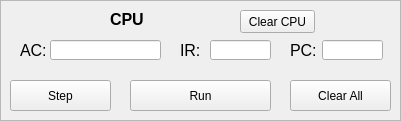
   <widget class="QFrame" name="frame">
    <property name="geometry">
     <rect>
      <x>20</x>
      <y>20</y>
      <width>401</width>
      <height>121</height>
     </rect>
    </property>
    <property name="frameShape">
     <enum>QFrame::StyledPanel</enum>
    </property>
    <property name="frameShadow">
     <enum>QFrame::Sunken</enum>
    </property>
    <widget class="QLineEdit" name="accumulator">
     <property name="geometry">
      <rect>
       <x>50</x>
       <y>40</y>
       <width>111</width>
       <height>20</height>
      </rect>
     </property>
     <property name="maxLength">
      <number>4</number>
     </property>
     <property name="readOnly">
      <bool>true</bool>
     </property>
    </widget>
    <widget class="QLineEdit" name="iReg">
     <property name="geometry">
      <rect>
       <x>210</x>
       <y>40</y>
       <width>61</width>
       <height>20</height>
      </rect>
     </property>
     <property name="maxLength">
      <number>3</number>
     </property>
     <property name="readOnly">
      <bool>true</bool>
     </property>
    </widget>
    <widget class="QLineEdit" name="pCount">
     <property name="geometry">
      <rect>
       <x>322</x>
       <y>40</y>
       <width>61</width>
       <height>20</height>
      </rect>
     </property>
     <property name="maxLength">
      <number>2</number>
     </property>
    </widget>
    <widget class="QLabel" name="IR_label">
     <property name="geometry">
      <rect>
       <x>180</x>
       <y>40</y>
       <width>31</width>
       <height>21</height>
      </rect>
     </property>
     <property name="text">
      <string>&lt;html&gt;&lt;head/&gt;&lt;body&gt;&lt;p&gt;&lt;span style=&quot; font-size:12pt;&quot;&gt;IR:&lt;/span&gt;&lt;/p&gt;&lt;/body&gt;&lt;/html&gt;</string>
     </property>
    </widget>
    <widget class="QLabel" name="PC_label">
     <property name="geometry">
      <rect>
       <x>290</x>
       <y>40</y>
       <width>31</width>
       <height>21</height>
      </rect>
     </property>
     <property name="text">
      <string>&lt;html&gt;&lt;head/&gt;&lt;body&gt;&lt;p&gt;&lt;span style=&quot; font-size:12pt;&quot;&gt;PC:&lt;/span&gt;&lt;/p&gt;&lt;/body&gt;&lt;/html&gt;</string>
     </property>
    </widget>
    <widget class="QLabel" name="AC_Label">
     <property name="geometry">
      <rect>
       <x>20</x>
       <y>40</y>
       <width>31</width>
       <height>21</height>
      </rect>
     </property>
     <property name="text">
      <string>&lt;html&gt;&lt;head/&gt;&lt;body&gt;&lt;p&gt;&lt;span style=&quot; font-size:12pt;&quot;&gt;AC:&lt;/span&gt;&lt;/p&gt;&lt;/body&gt;&lt;/html&gt;</string>
     </property>
    </widget>
    <widget class="QLabel" name="CPU_label">
     <property name="geometry">
      <rect>
       <x>110</x>
       <y>10</y>
       <width>41</width>
       <height>20</height>
      </rect>
     </property>
     <property name="text">
      <string>&lt;html&gt;&lt;head/&gt;&lt;body&gt;&lt;p&gt;&lt;span style=&quot; font-size:12pt; font-weight:600;&quot;&gt;CPU&lt;/span&gt;&lt;/p&gt;&lt;/body&gt;&lt;/html&gt;</string>
     </property>
    </widget>
    <widget class="QPushButton" name="stepBtn">
     <property name="geometry">
      <rect>
       <x>10</x>
       <y>80</y>
       <width>101</width>
       <height>31</height>
      </rect>
     </property>
     <property name="text">
      <string>Step</string>
     </property>
    </widget>
    <widget class="QPushButton" name="runBtn">
     <property name="geometry">
      <rect>
       <x>130</x>
       <y>80</y>
       <width>141</width>
       <height>31</height>
      </rect>
     </property>
     <property name="text">
      <string>Run</string>
     </property>
    </widget>
    <widget class="QPushButton" name="clrBtn">
     <property name="geometry">
      <rect>
       <x>290</x>
       <y>80</y>
       <width>101</width>
       <height>31</height>
      </rect>
     </property>
     <property name="text">
      <string>Clear All</string>
     </property>
    </widget>
    <widget class="QPushButton" name="clrCpuBtn">
     <property name="geometry">
      <rect>
       <x>240</x>
       <y>10</y>
       <width>75</width>
       <height>23</height>
      </rect>
     </property>
     <property name="text">
      <string>Clear CPU</string>
     </property>
    </widget>
   </widget>
